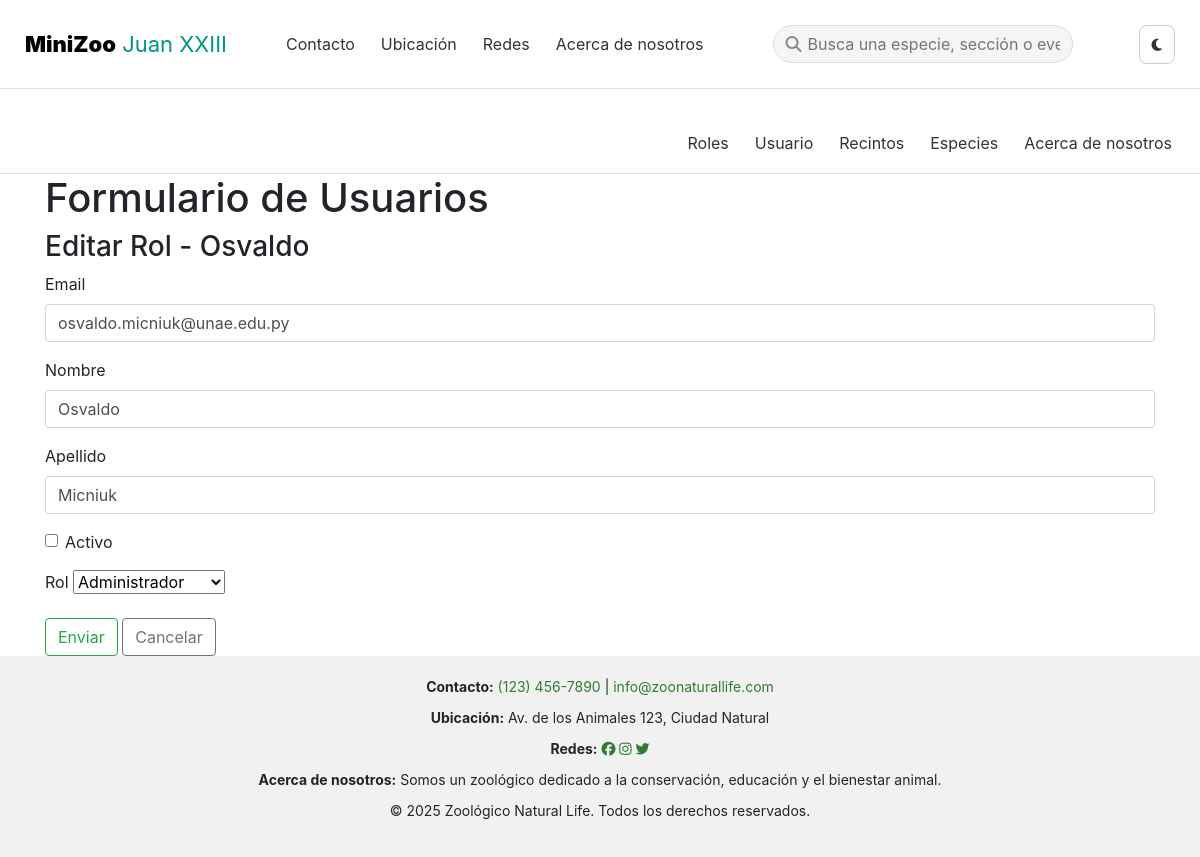
Screenshot of /pruebas/usuarios/index.php?accion=editar&id=5 with the database file from the repository.
### tables this page shows
CREATE TABLE `usuarios` (
  `id` int(11) NOT NULL,
  `email` varchar(191) NOT NULL,
  `password` varchar(191) NOT NULL,
  `nombre` varchar(191) NOT NULL,
  `apellido` varchar(191) NOT NULL,
  `activo` tinyint(1) NOT NULL,
  `role_id` int(11) NOT NULL
);

CREATE TABLE `roles` (
  `id` int(11) NOT NULL,
  `nombre` varchar(191) NOT NULL,
  `descripcion` text DEFAULT NULL
);

### pruebas/usuarios/_form.php (the view, shortened to what this page needs)
<?php
$roles= $con->query("select * from roles");
?>
    <h1>Formulario de Usuarios</h1>
<h3><?php echo $titulo; ?></h3>
    <form action="index.php?accion=<?php echo $accion; ?>" method="post">
            <div class="mb-3">
                <label for="email" class="form-label">Email</label>
                <input type="email" class="form-control" id="email" name="email" required value="<?php echo $email; ?>">
            </div>
            <div class="mb-3">
                <label for="nombre" class="form-label">Nombre</label>
                <input type="text" class="form-control" id="nombre" name="nombre" required value="<?php echo $nombre; ?>">
            </div>
            <div class="mb-3">
                <label for="apellido" class="form-label">Apellido</label>
                <input type="text" class="form-control" id="apellido" name="apellido" required value="<?php echo $apellido; ?>">
            </div>
            <div class="mb-3 form-check">
                <input type="checkbox" class="form-check-input" id="activo" name="activo"   <?php  ?>  value="1">
                <label class="form-check-label" for="activo" >Activo</label>
            </div>
            <div class="mb-3">
                <label for="role_id" class="form-label">Rol</label>
                <select class="form-select" id="role_id" name="role_id" required>
                    <?php
            while ($dato = $roles->fetch_assoc()) {
            ?>
                    <option value="<?php echo $dato['id']; ?>" <?php if ($dato['id'] == $role_id) echo 'selected'; ?>>
                        <?php echo $dato['nombre']; ?>
            <?php } ?>
                    </option>
                </select>
            </div>
        <button type="submit" class="btn btn-outline-success">Enviar</button>
        <a href="index.php" class="btn btn-outline-secondary">Cancelar</a>
    </form>
    </div>

### pruebas/css/style.css (style rules this page uses)
* { margin: 0; padding: 0; box-sizing: border-box; }
html, body { height: 98%; margin: 0; display: flex; flex-direction: column; }
body { font-family: 'Segoe UI', sans-serif; scroll-behavior: smooth; line-height: 1.6; background-color: #fff; color: #000; }

### rows the page displays
usuarios: nombre "Editar Rol - Osvaldo", email "osvaldo.micniuk@unae.edu.py", nombre "Osvaldo", apellido "Micniuk", role_id "Administrador"
